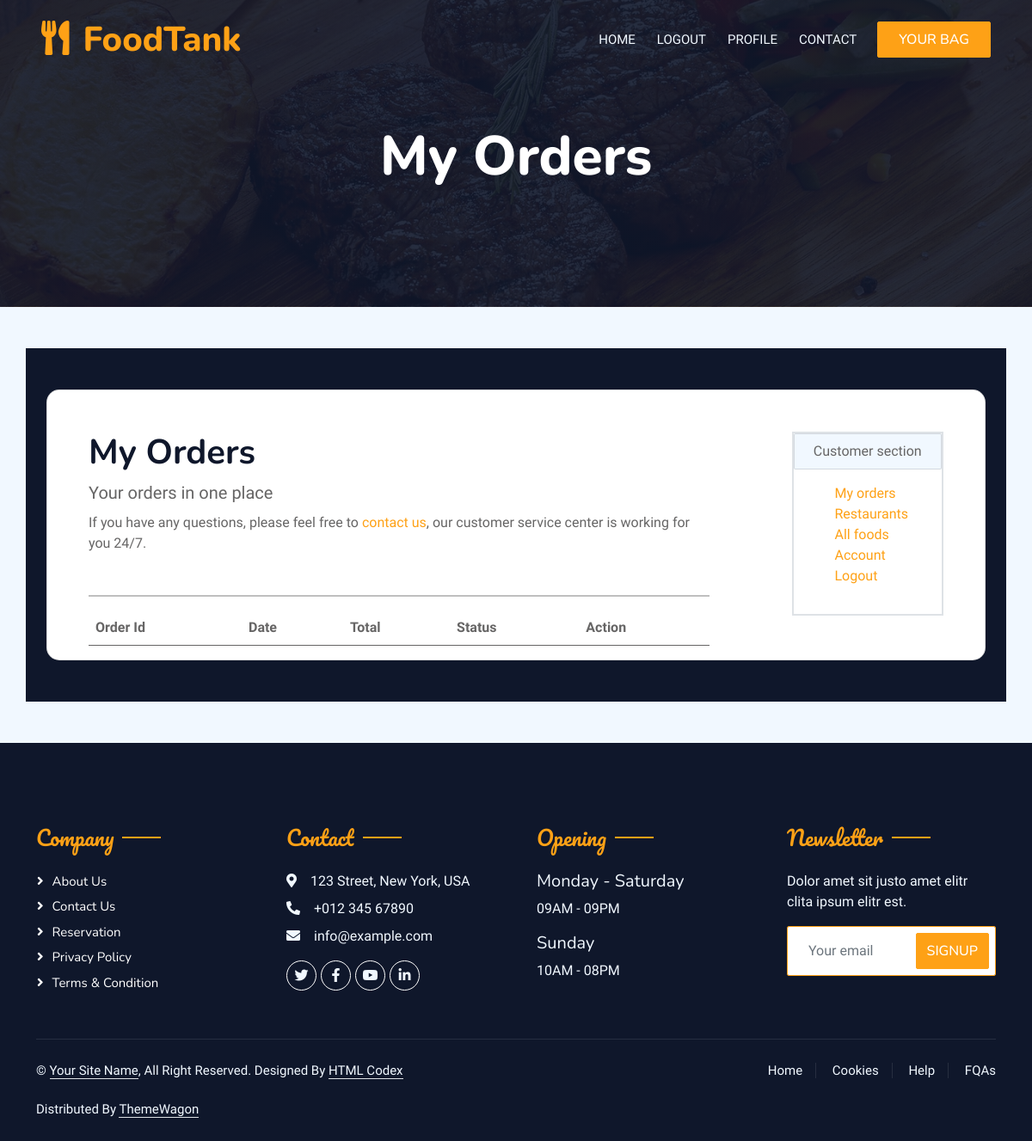
Page /orders/ (signed in) on the earlier database version.
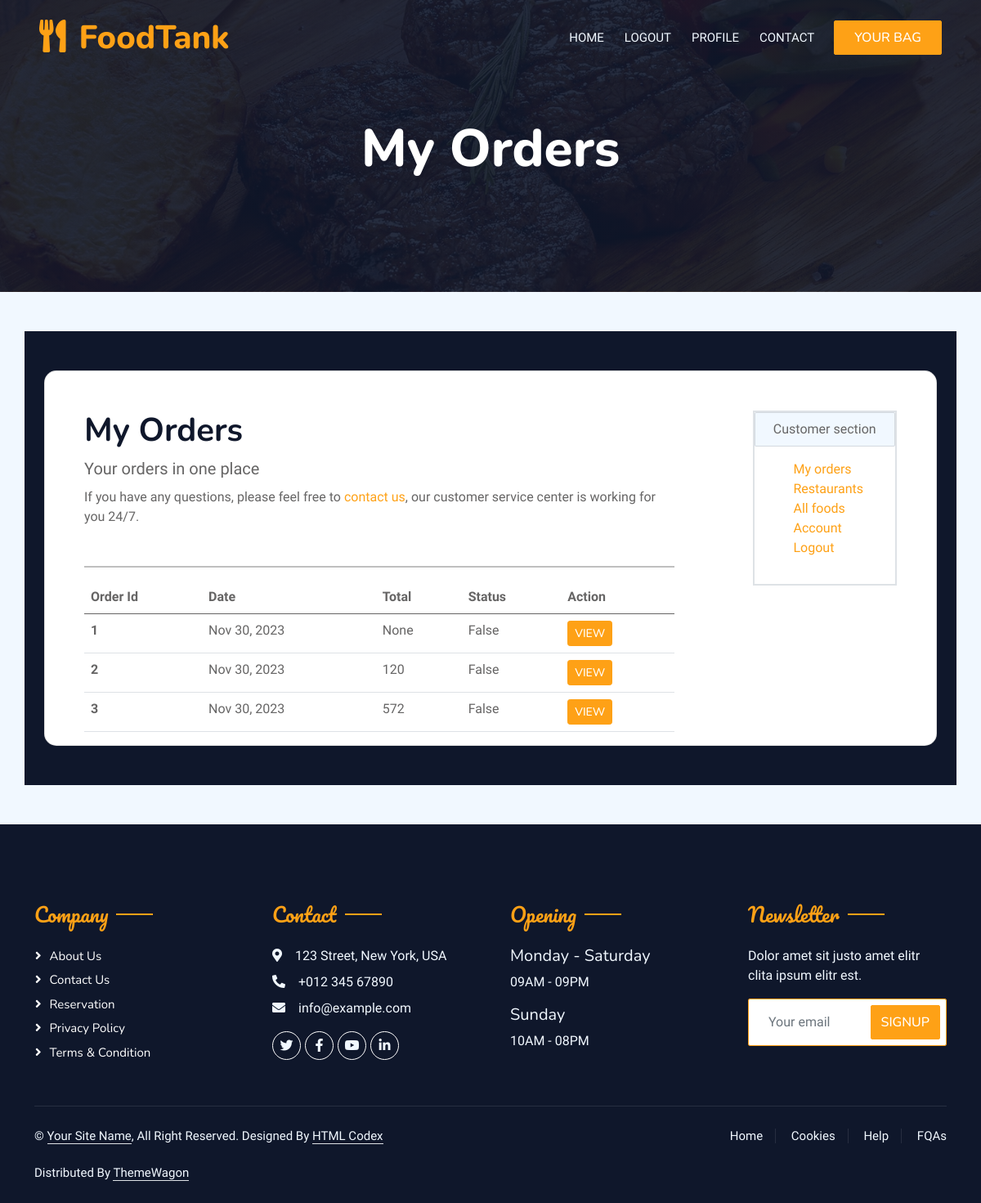
Same page on the later database version.
### order/models.py (models this page shows, shortened)
class Order(models.Model):
    order_id = models.AutoField(primary_key=True)
    user = models.ForeignKey(User, on_delete=models.CASCADE,
                        limit_choices_to={'user_type':'Customer'})
    restaurant = models.ForeignKey(Restaurant, on_delete=models.CASCADE)
    is_confirmed = models.BooleanField(default=False)
    estimated_time = models.DateTimeField(blank=True, null=True)
    driver = models.ForeignKey(Driver, on_delete=models.SET_NULL, null=True, blank=True)
    transaction_id = models.CharField(max_length=255, null=True, blank=True)
    total_bill = models.IntegerField(blank=True, null=True)
    payment_method = models.CharField(max_length=255, blank=True, null=True, choices=payment_choices)
    order_date = models.DateTimeField(auto_now_add=True, blank=True, null=True)

### user/views.py (the view)
# urls.py: path("orders/", views.orders, name="orders"),
@login_required(login_url='/login/')
def orders(request):
    if not request.user.user_type == "Customer":
        return redirect("/login/")
    userOrders = Order.objects.filter(user=request.user)
    context = {
        'userOrders' : userOrders
    }
    return render(request, 'account/orders.html', context)

### templates/account/orders.html (shortened to what the changed rows need)
{% extends '../base.html' %}
{% block content %}
{% load static %}
{% load sweetify %}
<div class="container-xxl position-relative p-0">
        {% include 'navbar.html' %}
    <div class="container-xxl py-5 bg-dark hero-header mb-5">
        <div class="container text-center my-5 pt-5 pb-4">
            <h1 class="display-3 text-white mb-3 animated slideInDown">My Orders</h1>
        </div>
    </div>
</div>
<section class="container h-100 h-custom" style="background-color: #0F172B;">
    <div class="container py-5 h-100">
        <div class="row d-flex justify-content-center align-items-center h-100">
            <div class="col-12">
                <div class="card card-registration card-registration-2" style="border-radius: 15px;">
                    <div class="card-body p-0">
                        <div class="row g-0">
                            <div class="col-lg-9">
                                <div class="mx-5 mt-5">
                                    <div class="mb-5">
                                        <h1 class="fw-bold mb-0 text-black">My Orders</h1>
                                    </div>
                                    <table class="table">
                                        <thead>
                                          <tr>
                                            <th scope="col">Order Id</th>
                                            <th scope="col">Date</th>
                                            <th scope="col">Total</th>
                                            <th scope="col">Status</th>
                                            <th scope="col">Action</th>
                                          </tr>
                                        </thead>
                                        <tbody>
                                          {% for data in userOrders %}
                                            <tr>
                                                <th scope="row">{{data.order_id}}</th>
                                                <td>{{ data.order_date|date:"M d, Y" }}</td>
                                                <td>{{data.total_bill}}</td>
                                                <td>{{data.is_confirmed}}</td>
                                                <td>
                                                    <a href="#" class="btn btn-primary btn-sm">View</a>
                                                </td>
                                            </tr>
                                          {% endfor %}
                                        </tbody>
                                      </table>
                                </div>
                            </div>
                        </div>
                    </div>
                </div>
            </div>
        </div>
    </div>
</section>
{% endblock content %}

Differences in the rows shown:
added Order: order_id "1", order_date "Nov 30, 2023", total_bill "None", is_confirmed "False"
added Order: order_id "2", order_date "Nov 30, 2023", total_bill "120", is_confirmed "False"
added Order: order_id "3", order_date "Nov 30, 2023", total_bill "572", is_confirmed "False"
